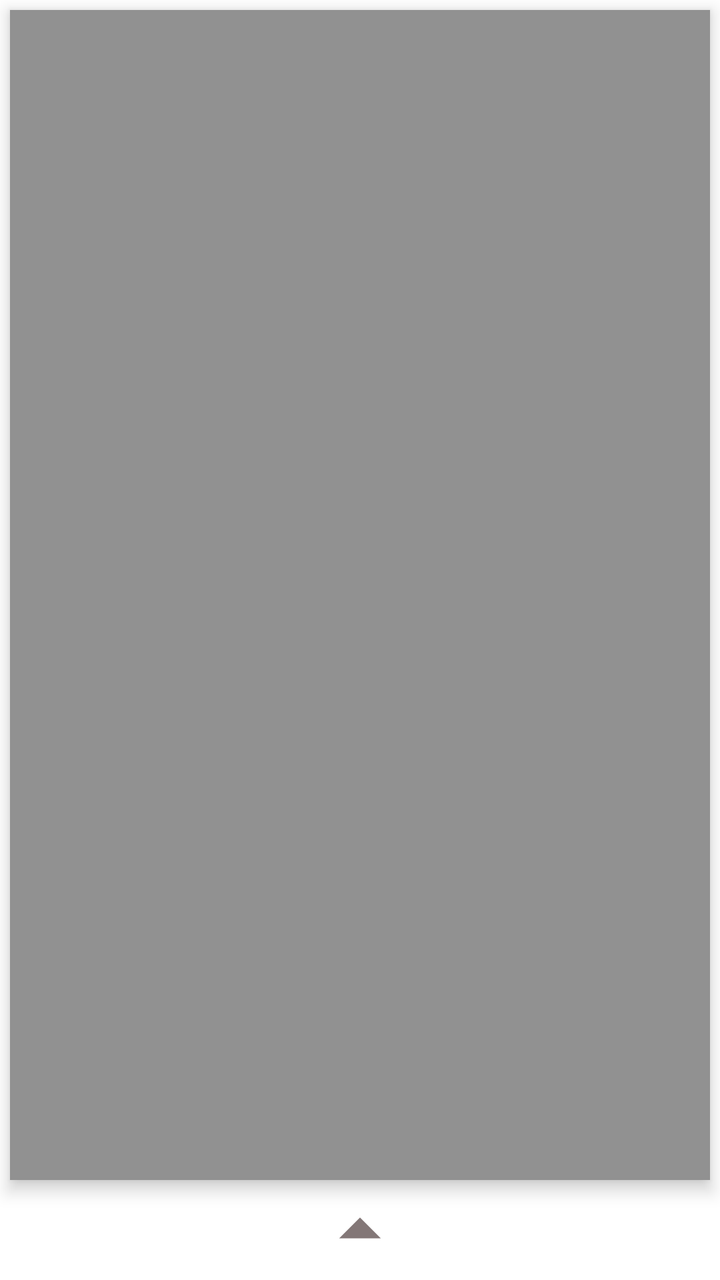
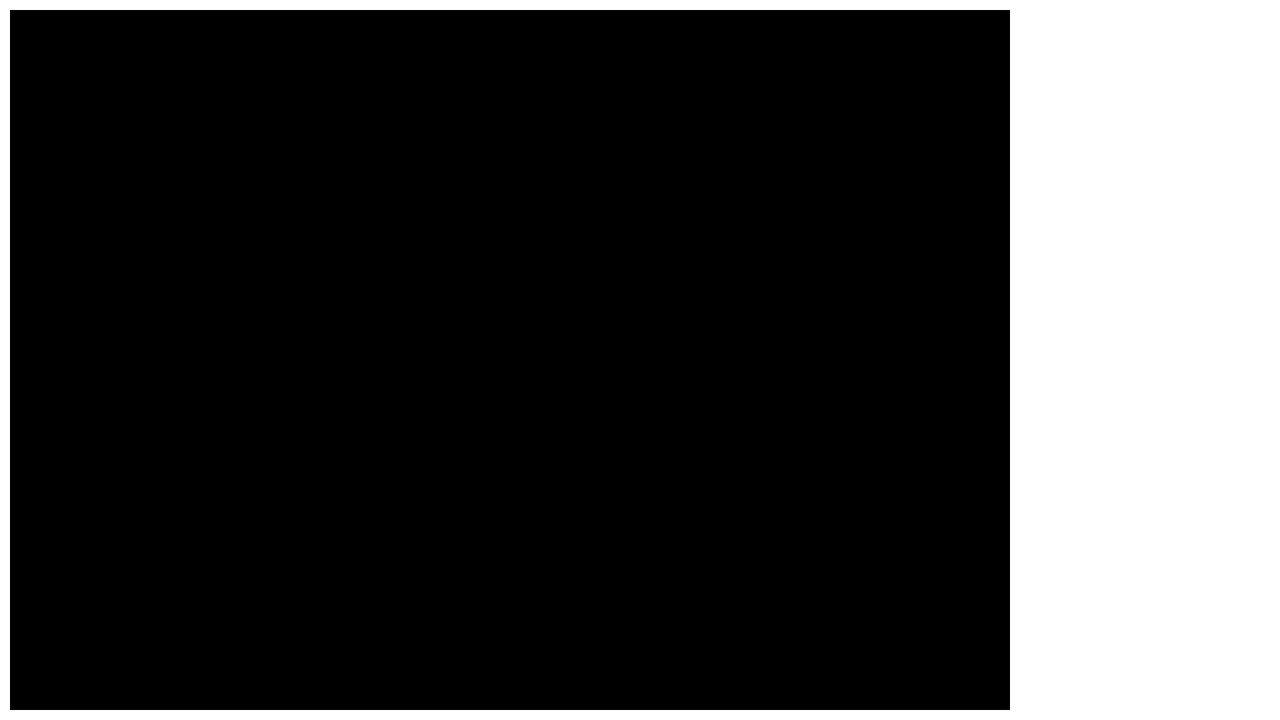

Compare how this app lays out the same screen by default and in its alternative resource folder. The renders come first, then the two layout files and the values they reference.
<!-- AndroidManifest.xml: application theme AppTheme -->
<!-- res/layout/paint_fragment.xml -->
<?xml version="1.0" encoding="utf-8"?>
<RelativeLayout xmlns:android="http://schemas.android.com/apk/res/android"
    xmlns:tools="http://schemas.android.com/tools"
    android:layout_width="match_parent"
    android:layout_height="match_parent"
    xmlns:app="http://schemas.android.com/apk/res-auto"
    android:orientation="vertical"
    android:id="@+id/paintFragment"
    android:background="@color/white"
    android:layout_weight="10">

    <LinearLayout
        android:id="@+id/paint_canvas_8"
        android:layout_width="match_parent"
        android:layout_height="match_parent"
        android:orientation="vertical"
        android:layout_marginTop="5dp"
        android:layout_marginRight="5dp"
        android:layout_marginLeft="5dp"
        android:elevation="5dp"
        android:background="@color/grey"
        android:layout_marginBottom="50dp"
        />

    <androidx.constraintlayout.widget.ConstraintLayout
        android:id="@+id/palete_vertical"
        android:layout_width="match_parent"
        android:layout_height="50dp"
        android:layout_alignParentBottom="true"
        android:background="@color/white"
        android:visibility="gone"
        >
        <TextView
            android:id="@+id/textView_color_paint"
            android:layout_width="wrap_content"
            android:layout_height="wrap_content"
            android:text="@string/cor"
            app:layout_constraintLeft_toRightOf="@id/textView_color_paint_canvas_vertical"
            app:layout_constraintTop_toTopOf="parent"
            app:layout_constraintBottom_toBottomOf="parent"
            app:layout_constraintRight_toLeftOf="@id/button_down"
            app:drawableTopCompat="@drawable/ic_color"
            android:textColor="#837777"
            >
        </TextView>
        <TextView
            android:id="@+id/textView_color_paint_canvas_vertical"
            android:layout_width="wrap_content"
            android:layout_height="wrap_content"
            android:text="@string/cor_canvas"
            android:textColor="#837777"
            app:layout_constraintLeft_toLeftOf="parent"
            app:layout_constraintTop_toTopOf="parent"
            app:layout_constraintBottom_toBottomOf="parent"
            app:layout_constraintRight_toLeftOf="@id/textView_color_paint"
            app:drawableTopCompat="@drawable/icon_bucket"

            >
        </TextView>

        <ImageButton
            android:id="@+id/button_down"
            android:layout_width="50dp"
            android:layout_height="50dp"
            android:background="@drawable/ic_baseline_arrow_drop_down"
            app:layout_constraintRight_toRightOf="parent"
            app:layout_constraintLeft_toLeftOf="parent"
            app:layout_constraintTop_toTopOf="parent"
            >

        </ImageButton>

        <TextView
            android:id="@+id/textView_brush_paint"
            android:layout_width="wrap_content"
            android:layout_height="wrap_content"
            android:text="@string/pincel"
            app:layout_constraintRight_toRightOf="@+id/textView_clean"
            app:layout_constraintTop_toTopOf="parent"
            app:layout_constraintBottom_toBottomOf="parent"
            app:layout_constraintLeft_toLeftOf="@+id/button_down"
            app:drawableTopCompat="@drawable/ic_brush_black"
            android:textColor="#837777">
        </TextView>


        <TextView
            android:id="@+id/textView_clean"
            android:layout_width="wrap_content"
            android:layout_height="wrap_content"
            android:text="@string/clean"
            app:layout_constraintLeft_toRightOf="@id/textView_brush_paint"
            app:layout_constraintTop_toTopOf="parent"
            app:layout_constraintBottom_toBottomOf="parent"
            app:layout_constraintRight_toRightOf="parent"
            app:drawableTopCompat="@drawable/eraser"
            android:drawableTint="#837777"
            android:textColor="#837777"
            >
        </TextView>
    </androidx.constraintlayout.widget.ConstraintLayout>

    <ImageButton
        android:id="@+id/button_up"
        android:layout_width="50dp"
        android:layout_height="50dp"
        android:background="@drawable/ic_baseline_arrow_drop_up"
        android:layout_alignParentBottom="true"
        android:layout_centerHorizontal="true"
        android:visibility="visible"
        android:clickable="true"
        android:focusable="true"
        >
    </ImageButton>



</RelativeLayout>
<!-- resources referenced by this layout -->
<resources>
  <color name="grey">#919191</color>
  <color name="white">#FFFFFF</color>
  <!-- drawable eraser: png bitmap (drawable-v24, 260 bytes) -->
  <!-- drawable ic_baseline_arrow_drop_down (drawable) -->
  <vector xmlns:android="http://schemas.android.com/apk/res/android"
      android:width="50dp"
      android:height="50dp"
      android:viewportWidth="24"
      android:viewportHeight="24"
      android:tint="#837777">
    <path
        android:fillColor="@android:color/white"
        android:pathData="M7,10l5,5 5,-5z"/>
  </vector>
  <!-- drawable ic_baseline_arrow_drop_up (drawable) -->
  <vector android:height="100dp" android:tint="#837777"
      android:viewportHeight="24" android:viewportWidth="24"
      android:width="100dp" xmlns:android="http://schemas.android.com/apk/res/android">
      <path android:fillColor="@android:color/white" android:pathData="M7,14l5,-5 5,5z"/>
  </vector>
  <!-- drawable ic_brush_black (drawable-v24) -->
  <vector xmlns:android="http://schemas.android.com/apk/res/android"
      android:width="24dp"
      android:height="24dp"
      android:viewportWidth="24"
      android:viewportHeight="24"
      android:tint="#837777">
    <path
        android:fillColor="@android:color/white"
        android:pathData="M7,14c-1.66,0 -3,1.34 -3,3 0,1.31 -1.16,2 -2,2 0.92,1.22 2.49,2 4,2 2.21,0 4,-1.79 4,-4 0,-1.66 -1.34,-3 -3,-3zM20.71,4.63l-1.34,-1.34c-0.39,-0.39 -1.02,-0.39 -1.41,0L9,12.25 11.75,15l8.96,-8.96c0.39,-0.39 0.39,-1.02 0,-1.41z"/>
  </vector>
  <!-- drawable ic_color (drawable) -->
  <vector xmlns:android="http://schemas.android.com/apk/res/android"
      android:width="24dp"
      android:height="24dp"
      android:viewportWidth="24"
      android:viewportHeight="24"
      android:tint="#837777">
    <path
        android:fillColor="@android:color/white"
        android:pathData="M17.66,7.93L12,2.27 6.34,7.93c-3.12,3.12 -3.12,8.19 0,11.31C7.9,20.8 9.95,21.58 12,21.58c2.05,0 4.1,-0.78 5.66,-2.34 3.12,-3.12 3.12,-8.19 0,-11.31zM12,19.59c-1.6,0 -3.11,-0.62 -4.24,-1.76C6.62,16.69 6,15.19 6,13.59s0.62,-3.11 1.76,-4.24L12,5.1v14.49z"/>
  </vector>
  <!-- drawable icon_bucket: png bitmap (drawable-v24, 543 bytes) -->
  <string name="clean">Apagar</string>
  <string name="cor">Cor</string>
  <string name="cor_canvas">cor canvas</string>
  <string name="pincel">Pincel</string>
  <style name="AppTheme" parent="Theme.AppCompat.Light.NoActionBar">
          
          <item name="colorPrimary">@color/colorPrimary</item>
          <item name="colorPrimaryDark">@color/colorPrimaryDark</item>
          <item name="colorAccent">@color/colorAccent</item>
      </style>
  <color name="colorPrimary">#E0B649</color>
  <color name="colorPrimaryDark">#3700B3</color>
  <color name="colorAccent">#03DAC5</color>
</resources>
<!-- res/layout-land/paint_fragment.xml (the repository's variant of the layout above) -->
<!-- drawn on the phone turned sideways -->
<?xml version="1.0" encoding="utf-8"?>
<RelativeLayout xmlns:android="http://schemas.android.com/apk/res/android"
    xmlns:tools="http://schemas.android.com/tools"
    android:layout_width="match_parent"
    android:layout_height="match_parent"
    xmlns:app="http://schemas.android.com/apk/res-auto"
    android:orientation="horizontal"
    android:id="@+id/paint"
    android:background="@color/white"
>

    <LinearLayout
        android:id="@+id/paint_canvas"
        android:weightSum="10"
        android:layout_width="match_parent"
        android:layout_height="match_parent"
        android:orientation="horizontal"
       >

        <LinearLayout
            android:id="@+id/paint_canvas_8"
            android:layout_width="0dp"
            android:layout_height="match_parent"
            android:layout_margin="5dp"
            android:layout_weight="8"
            android:background="@color/black"
            android:orientation="vertical">

        </LinearLayout>

        <LinearLayout
            android:id="@+id/paint_canvas_2"
            android:layout_weight="2"
            android:layout_width="0dp"
            android:layout_height="match_parent"
            android:orientation="vertical"
            android:layout_marginTop="5dp"
            android:layout_marginRight="5dp"
            android:layout_marginBottom="5dp"
            >
        </LinearLayout>

    </LinearLayout>






</RelativeLayout>
<!-- resources referenced by the variant -->
<!-- as the phone turned sideways resolves them -->
<resources>
  <color name="black">#000000</color>
  <color name="white">#FFFFFF</color>
  <style name="AppTheme" parent="Theme.AppCompat.Light.NoActionBar">
          
          <item name="colorPrimary">@color/colorPrimary</item>
          <item name="colorPrimaryDark">@color/colorPrimaryDark</item>
          <item name="colorAccent">@color/colorAccent</item>
      </style>
  <color name="colorPrimary">#E0B649</color>
  <color name="colorPrimaryDark">#3700B3</color>
  <color name="colorAccent">#03DAC5</color>
</resources>
